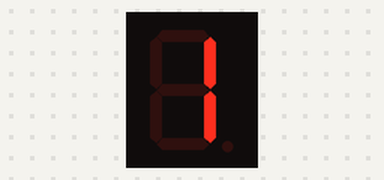
Recording of a sketch running on a simulated Arduino Uno, built with avr-gcc and run on an emulated ATmega328P. Shown: 1-digit seven-segment display.

Above: at 0.1 s.
At 1.1 s:
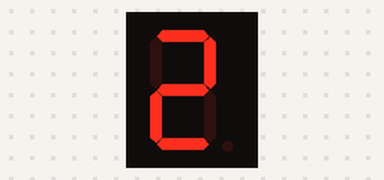
At 2.1 s:
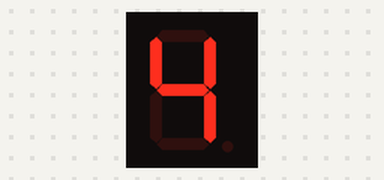
At 3.1 s:
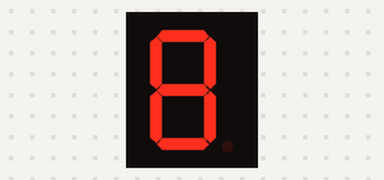

The sketch:

Seven_Segment_Display_Counting.ino
```cpp
#include "SevSeg.h"
SevSeg sevseg;

void setup(){
    byte numDigits = 1;
    byte digitPins[] = {};
    byte segmentPins[] = {6, 5, 2, 3, 4, 7, 8, 9};
    bool resistorsOnSegments = true;

    byte hardwareConfig = COMMON_CATHODE;
    sevseg.begin(hardwareConfig, numDigits, digitPins, segmentPins, resistorsOnSegments);
    sevseg.setBrightness(90);
}

void loop(){
        sevseg.setNumber(1);
        sevseg.refreshDisplay();
        delay(1000);

        sevseg.setNumber(2);
        sevseg.refreshDisplay();
        delay(1000);

        sevseg.setNumber(4);
        sevseg.refreshDisplay();
        delay(1000);

        sevseg.setNumber(8);
        sevseg.refreshDisplay();
        delay(1000);

}
```

Measured:
- by itself, everything shown: repeats every 4.0 s, in 4 steps
- what the display in image 1 shows lasts 1.0 s, from 1.0 s to 2.0 s
